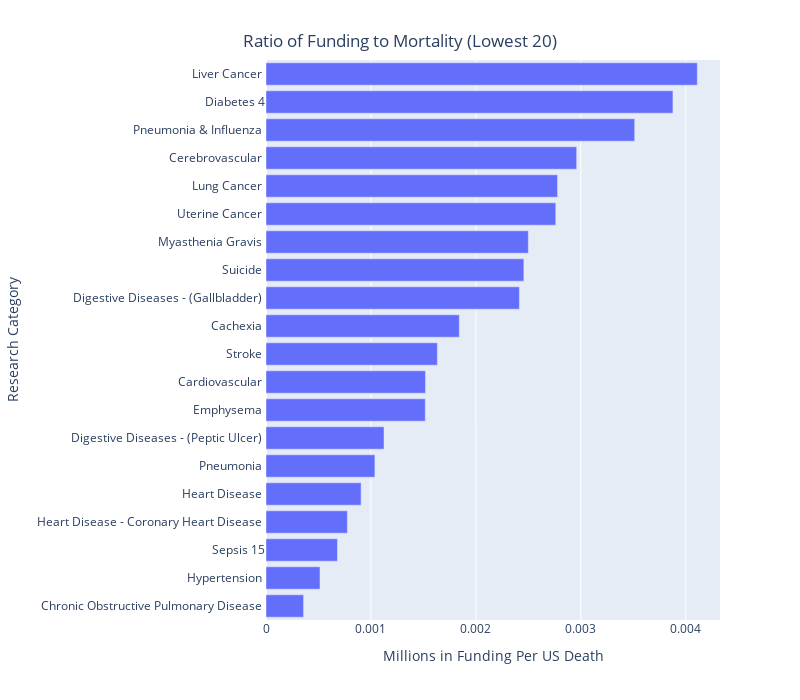

Notebook code cell kept with this figure:
### Code cell
fig3c = px.bar(df2019_b, x='ratio', y='research_category', 
              width=800, height=700, 
               labels={
                     "ratio": "Millions in Funding Per US Death",
                     "research_category": "Research Category"
                 })

fig3c.update_layout(
    title={
        'text': "Ratio of Funding to Mortality (Lowest 20)",
        'y':0.95,
        'x':0.5,
        'xanchor': 'center',
        'yanchor': 'top'})


fig3c.write_image("figures/fig3c.png")

#fig3c.show()
py.iplot(fig3c, filename='fig3c')

### Figure 1 — Plotly figure (JSON) as saved in the notebook; plotly's stock layout.template omitted (floating-point values rounded to 4 significant figures)
{"data": [{"alignmentgroup": "True", "hovertemplate": "Millions in Funding Per US Death=%{x}<br>Research Category=%{y}<extra></extra>", "legendgroup": "", "marker": {"color": "#636efa", "pattern": {"shape": ""}}, "name": "", "offsetgroup": "", "orientation": "h", "showlegend": false, "textposition": "auto", "type": "bar", "x": [0.0003582, 0.0005146, 0.0006811, 0.0007755, 0.0009063, 0.001038, 0.001125, 0.001518, 0.00152, 0.001633, 0.001842, 0.002415, 0.002457, 0.0025, 0.002762, 0.002779, 0.002961, 0.003514, 0.003878, 0.00411], "xaxis": "x", "y": ["Chronic Obstructive Pulmonary Disease ", "Hypertension ", "Sepsis 15", "Heart Disease - Coronary Heart Disease ", "Heart Disease ", "Pneumonia ", "Digestive Diseases - (Peptic Ulcer) ", "Emphysema ", "Cardiovascular ", "Stroke ", "Cachexia ", "Digestive Diseases - (Gallbladder) ", "Suicide ", "Myasthenia Gravis ", "Uterine Cancer ", "Lung Cancer ", "Cerebrovascular ", "Pneumonia & Influenza ", "Diabetes 4", "Liver Cancer "], "yaxis": "y"}], "layout": {"barmode": "relative", "height": 700, "legend": {"tracegroupgap": 0}, "margin": {"t": 60}, "title": {"text": "Ratio of Funding to Mortality (Lowest 20)", "x": 0.5, "xanchor": "center", "y": 0.95, "yanchor": "top"}, "width": 800, "xaxis": {"anchor": "y", "autorange": true, "domain": [0, 1], "range": [0, 0.004327], "title": {"text": "Millions in Funding Per US Death"}, "type": "linear"}, "yaxis": {"anchor": "x", "autorange": true, "domain": [0, 1], "range": [-0.5, 19.5], "title": {"text": "Research Category"}, "type": "category"}}}
